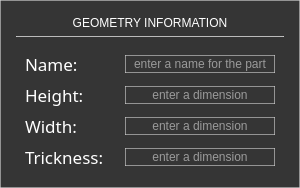
             <widget class="QFrame" name="frame_24">
              <property name="styleSheet">
               <string notr="true">background-color: rgb(53, 53, 53);
border: 1px solid rgba(214, 214, 214, 150);
color: rgb(255, 255, 255);</string>
              </property>
              <property name="frameShape">
               <enum>QFrame::Shape::StyledPanel</enum>
              </property>
              <property name="frameShadow">
               <enum>QFrame::Shadow::Raised</enum>
              </property>
              <layout class="QGridLayout" name="gridLayout_4">
               <property name="leftMargin">
                <number>15</number>
               </property>
               <property name="topMargin">
                <number>15</number>
               </property>
               <property name="rightMargin">
                <number>15</number>
               </property>
               <property name="bottomMargin">
                <number>9</number>
               </property>
               <item row="0" column="0">
                <widget class="QLabel" name="label_24">
                 <property name="maximumSize">
                  <size>
                   <width>16777215</width>
                   <height>20</height>
                  </size>
                 </property>
                 <property name="styleSheet">
                  <string notr="true">border: 0px solid rgba(214, 214, 214, 150);</string>
                 </property>
                 <property name="text">
                  <string>GEOMETRY INFORMATION</string>
                 </property>
                 <property name="alignment">
                  <set>Qt::AlignmentFlag::AlignCenter</set>
                 </property>
                </widget>
               </item>
               <item row="1" column="0">
                <widget class="Line" name="line_5">
                 <property name="maximumSize">
                  <size>
                   <width>16777215</width>
                   <height>1</height>
                  </size>
                 </property>
                 <property name="orientation">
                  <enum>Qt::Orientation::Horizontal</enum>
                 </property>
                </widget>
               </item>
               <item row="2" column="0">
                <widget class="QFrame" name="frame_25">
                 <property name="maximumSize">
                  <size>
                   <width>16777215</width>
                   <height>16777215</height>
                  </size>
                 </property>
                 <property name="styleSheet">
                  <string notr="true">border: 0px solid;</string>
                 </property>
                 <property name="frameShape">
                  <enum>QFrame::Shape::StyledPanel</enum>
                 </property>
                 <property name="frameShadow">
                  <enum>QFrame::Shadow::Raised</enum>
                 </property>
                 <layout class="QHBoxLayout" name="horizontalLayout_7">
                  <property name="spacing">
                   <number>20</number>
                  </property>
                  <item>
                   <widget class="QFrame" name="frame_26">
                    <property name="minimumSize">
                     <size>
                      <width>80</width>
                      <height>0</height>
                     </size>
                    </property>
                    <property name="styleSheet">
                     <string notr="true">border: 0px;</string>
                    </property>
                    <property name="frameShape">
                     <enum>QFrame::Shape::StyledPanel</enum>
                    </property>
                    <property name="frameShadow">
                     <enum>QFrame::Shadow::Raised</enum>
                    </property>
                    <layout class="QVBoxLayout" name="verticalLayout_8">
                     <property name="spacing">
                      <number>7</number>
                     </property>
                     <property name="leftMargin">
                      <number>0</number>
                     </property>
                     <property name="topMargin">
                      <number>0</number>
                     </property>
                     <property name="rightMargin">
                      <number>0</number>
                     </property>
                     <property name="bottomMargin">
                      <number>0</number>
                     </property>
                     <item>
                      <widget class="QLabel" name="label_25">
                       <property name="font">
                        <font>
                         <family>Yu Gothic UI Semilight</family>
                         <pointsize>13</pointsize>
                        </font>
                       </property>
                       <property name="styleSheet">
                        <string notr="true">color: rgb(255, 255, 255);
border: 0px;</string>
                       </property>
                       <property name="text">
                        <string>Name:</string>
                       </property>
                      </widget>
                     </item>
                     <item>
                      <widget class="QLabel" name="label_26">
                       <property name="font">
                        <font>
                         <family>Yu Gothic UI Semilight</family>
                         <pointsize>13</pointsize>
                        </font>
                       </property>
                       <property name="styleSheet">
                        <string notr="true">color: rgb(255, 255, 255);
border: 0px;</string>
                       </property>
                       <property name="text">
                        <string>Height:</string>
                       </property>
                      </widget>
                     </item>
                     <item>
                      <widget class="QLabel" name="label_27">
                       <property name="font">
                        <font>
                         <family>Yu Gothic UI Semilight</family>
                         <pointsize>13</pointsize>
                        </font>
                       </property>
                       <property name="styleSheet">
                        <string notr="true">color: rgb(255, 255, 255);
border: 0px;</string>
                       </property>
                       <property name="text">
                        <string>Width:</string>
                       </property>
                      </widget>
                     </item>
                     <item>
                      <widget class="QLabel" name="label_28">
                       <property name="font">
                        <font>
                         <family>Yu Gothic UI Semilight</family>
                         <pointsize>13</pointsize>
                        </font>
                       </property>
                       <property name="styleSheet">
                        <string notr="true">color: rgb(255, 255, 255);
border: 0px;</string>
                       </property>
                       <property name="text">
                        <string>Trickness:</string>
                       </property>
                      </widget>
                     </item>
                    </layout>
                   </widget>
                  </item>
                  <item>
                   <widget class="QFrame" name="frame_27">
                    <property name="minimumSize">
                     <size>
                      <width>150</width>
                      <height>0</height>
                     </size>
                    </property>
                    <property name="styleSheet">
                     <string notr="true">QFrame{
border: 0px solid rgba(214, 214, 214, 150);
}

QLineEdit{
border: 1px solid rgba(214, 214, 214, 150);
color: rgb(255, 255, 255);
}</string>
                    </property>
                    <property name="frameShape">
                     <enum>QFrame::Shape::StyledPanel</enum>
                    </property>
                    <property name="frameShadow">
                     <enum>QFrame::Shadow::Raised</enum>
                    </property>
                    <layout class="QVBoxLayout" name="verticalLayout_18">
                     <property name="spacing">
                      <number>10</number>
                     </property>
                     <property name="leftMargin">
                      <number>0</number>
                     </property>
                     <property name="topMargin">
                      <number>0</number>
                     </property>
                     <property name="rightMargin">
                      <number>0</number>
                     </property>
                     <property name="bottomMargin">
                      <number>0</number>
                     </property>
                     <item>
                      <widget class="QLineEdit" name="lineEdit_17">
                       <property name="text">
                        <string/>
                       </property>
                       <property name="alignment">
                        <set>Qt::AlignmentFlag::AlignCenter</set>
                       </property>
                       <property name="placeholderText">
                        <string>enter a name for the part</string>
                       </property>
                      </widget>
                     </item>
                     <item>
                      <widget class="QLineEdit" name="lineEdit_18">
                       <property name="text">
                        <string/>
                       </property>
                       <property name="alignment">
                        <set>Qt::AlignmentFlag::AlignCenter</set>
                       </property>
                       <property name="placeholderText">
                        <string>enter a dimension</string>
                       </property>
                      </widget>
                     </item>
                     <item>
                      <widget class="QLineEdit" name="lineEdit_19">
                       <property name="text">
                        <string/>
                       </property>
                       <property name="alignment">
                        <set>Qt::AlignmentFlag::AlignCenter</set>
                       </property>
                       <property name="placeholderText">
                        <string>enter a dimension</string>
                       </property>
                      </widget>
                     </item>
                     <item>
                      <widget class="QLineEdit" name="lineEdit_20">
                       <property name="text">
                        <string/>
                       </property>
                       <property name="alignment">
                        <set>Qt::AlignmentFlag::AlignCenter</set>
                       </property>
                       <property name="placeholderText">
                        <string>enter a dimension</string>
                       </property>
                      </widget>
                     </item>
                    </layout>
                   </widget>
                  </item>
                 </layout>
                </widget>
               </item>
              </layout>
             </widget>
